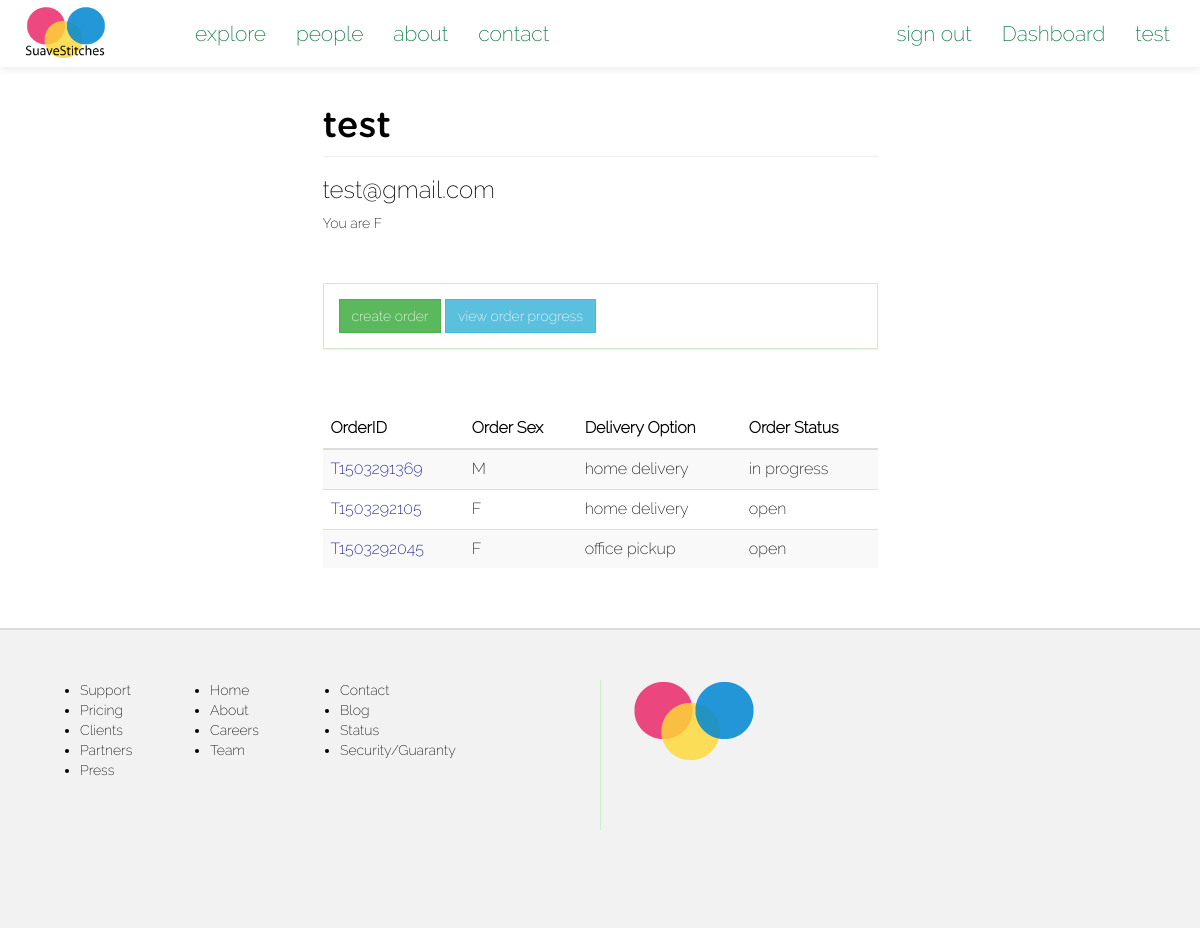
The page /suave/dashboard/ (signed in) on the database as committed earlier.
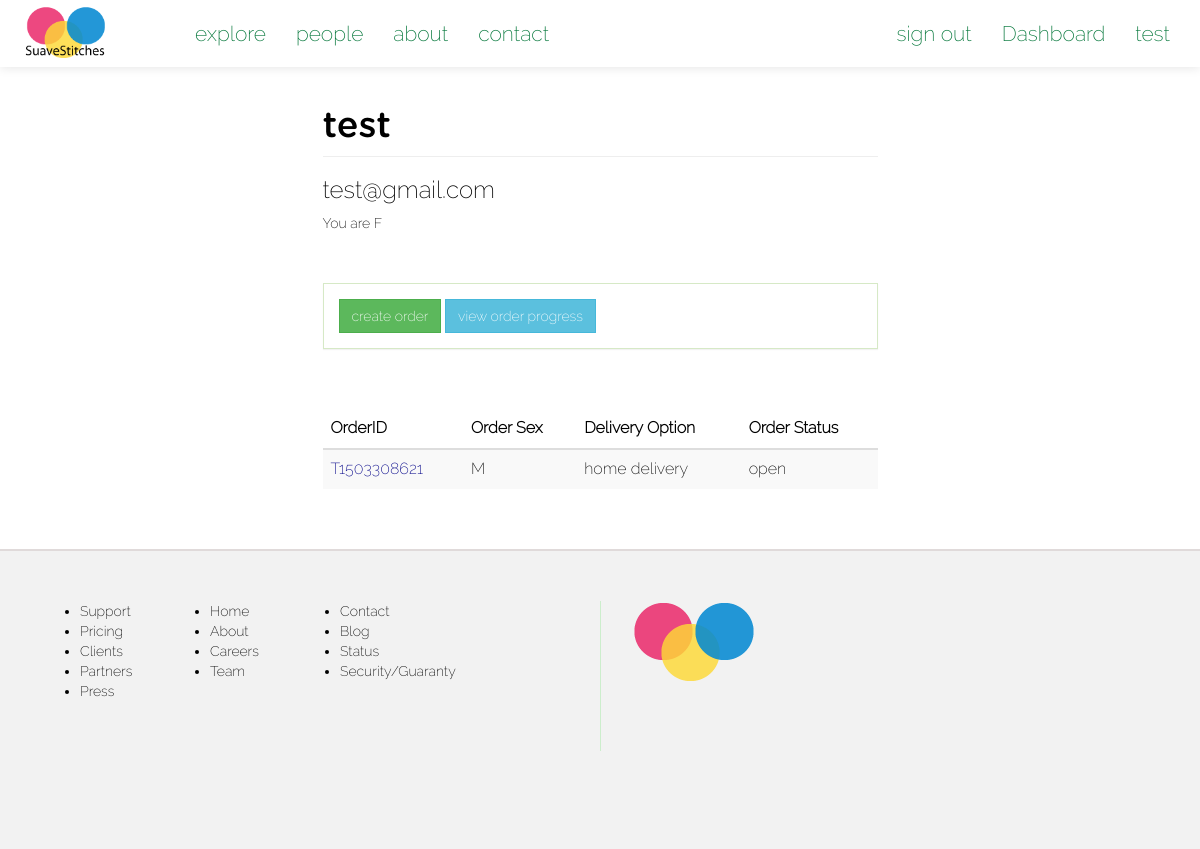
The same page on the database as committed later.
### suave/models.py (models this page shows, shortened)
class Client(models.Model):
	FEMALE = 'F'
	MALE = 'M'
	SEX_CHOICE = (
		(FEMALE, 'F'),
		(MALE, 'M'),
	)
	user = models.OneToOneField(User)
	address = models.CharField(max_length=200, null=True)
	preference = models.CharField(max_length=40)
	sex = models.CharField(max_length=2, choices=SEX_CHOICE, default=" ")

class Order(models.Model):
	client = models.ForeignKey(Client, null=True)
	size = models.ForeignKey(Size, null=True)
	sizetable = models.ForeignKey(SizeTable, null=True)
	tailor = models.ForeignKey(Tailor, null=True)
	fabric = models.ForeignKey(Fabric, null=True) #* change to foreign key with Fabric
	main_order_id = models.CharField(max_length=15, null=True)
	details = models.CharField(max_length=250, null=True) #*
	delivery_option = models.CharField(max_length=100, null=True)
	service_option = models.CharField(max_length=100, null=True)
	sex = models.CharField(max_length=2, default=' ')
	status = models.CharField(max_length=20, default='OPEN') #*
	cost = models.IntegerField(default=0000) # final cost of order
	date = models.DateField(auto_now_add=True)

### suave/views.py (the view)
@login_required
def clientDashboard(request):
	context = {}
	context['title'] = 'SuaveStitches Nigeria'
	client = Client.objects.get(user=request.user)
	if request.session['new_user_check'] == 1:
		context['new_user_check'] = True
		request.session['new_user_check'] = 2
	context['orders'] = Order.objects.filter(client=client)
	return render(request, 'i/client/dashboard.html', context)

### suave/templates/i/client/dashboard.html (shortened to what this page needs)
{% extends "i/layout/base.html" %}
{% block main_section %}
	<div class="col-lg-6 col-lg-offset-3">
		<h1 class="page-header">{{ user.username }}</h1>
		<h3>{{ user.email }}</h3>
		<p>You are {{ user.client.sex }}</p>
		<br><br>
		<div class="dashboard-button-panel panel panel-body panel-success">
			<a href="{% url 'suave:createOrder' %}" class="btn btn-success">create order</a>
			<a href="" class="btn btn-info">view order progress</a>
		</div>
		<br><br>
		{% if orders %}
			<table class="table table-striped table-hover">
				<thead>
					<tr>
						<th>OrderID</th>
						<th>Order Sex</th>
						<th>Delivery Option</th>
						<th>Order Status</th>
					</tr>
				</thead>
				<tbody>
					{% for order in orders %}
					<tr>
						<td style="color:#008"><span>{{ order.main_order_id }}</span></td>
						<td>{{ order.sex }}</td>
						<td>{{ order.delivery_option|lower }}</td>
						<td>{{ order.status|lower }}</td>
					</tr>
					{% endfor %}
				</tbody>
			</table>
		{% endif %}
		<br><br>
	</div>
{% endblock %}

### suave/templates/i/layout/base.html (shortened to what this page needs)
<html>
	<head>
		{% load staticfiles %}
		<link rel="stylesheet" type="text/css" href="{% static 'css/style.css' %}">
		<link rel="stylesheet" type="text/css" href="{% static 'fonts/font-awesome/css/font-awesome.min.css' %}">
	</head>
	{% if tailorPage %}
	<body class="tailorPage-color">
	{% else %}
	<body>
	{% endif %}
	{% if tailorPage %}
		<nav class="navbar navbar-default" role="navigation" style="background:#B2EBF2">
	{% else %}
		<nav class="navbar navbar-default" role="navigation">
	{% endif %}
			<div class="container">
				<div class="row">
					<div class="navbar-header">
						<div id="header">
							<a class="navbar-brand" href="/suave">
								<img src="{% static 'img/my_logo_1.png' %}">
							</a>
						</div>
					</div>
					<div class="collapse navbar-collapse navbar-ex1-collapse">
						<ul class="nav navbar-nav navbar-left">
							<li class=""><a href style="background:#">explore</a></li>
							<li class=""><a href="{% url 'suave:tailorHome' %}">people</a></li>
							<li class=""><a >about</a></li>
							<li class=""><a >contact</a></li>
						</ul>
						<ul class="nav navbar-nav navbar-right">
							{% if user.is_authenticated %}
							<li><a href="{% url 'suave:signout' %}" class="">sign out</a></li>
								{% if user.tailor.rate %}
									<li><a href="{% url 'suave:tailorDashboard' %}" class="">Dashboard</a></li>
								{% else %}
									<li><a href="{% url 'suave:clientDashboard' %}" class="">Dashboard</a></li>
								{% endif %}
							<li><a class="">{{user}}</a></li>
							{% else %}
							<li><a role="button" class="" data-toggle="modal" data-target=".bs-example-modal-sm">sign in</a></li>
							{% endif %}
						</ul>
					</div>
				</div>
			</div>
		</nav>
		<div class="container">
			<div class="row">
					{% block main_section %}
					{% endblock %}
			</div>
		</div>
		<div class="footer">
			<div class="col-lg-6 footer-left">
				<ul class="col-sm-3">
					<li>Support</li>
					<li>Pricing</li>
					<li>Clients</li>
					<li>Partners</li>
					<li>Press</li>
				</ul>
				<ul class="col-sm-3">
					<li>Home</li>
					<li>About</li>
					<li>Careers</li>
					<li>Team</li>
				</ul>
				<ul class="col-sm-3">
					<li>Contact</li>
					<li>Blog</li>
					<li>Status</li>
					<li>Security/Guaranty</li>
				</ul>
			</div>
			<div class="col-lg-6 footer-right">
				<img src="{% static 'img/my_logo.png' %}">
			</div>
		</div>
	</body>
</html>

### suave/static/css/style.css (style rules this page uses)
a { text-decoration: none; }
#header img { width: 65%; }
.navbar { background-repeat: no-repeat; border-bottom: 1px solid #178ACC; box-shadow: 0px 1px 10px rgba(0, 0, 0, 0.1); border-radius: 0px; margin-bottom: 0px; }
.navbar-default { background: #fff; border-color: #fff; }
.navbar-default .navbar-brand, .navbar-default .navbar-brand:hover, .navbar-default .navbar-brand:focus, .navbar-default .navbar-nav > li > a { color: #007538; font-size: 1.5em; }
.navbar-default .navbar-nav > li > a { line-height: 35px; }
.footer { min-height: 300px; background: #f2f2f2; padding: 50px; border-top: 2px #e0dada solid; }
.footer-right { height: 150px; border-left: 1px #cec solid; }
#header { margin: -10px auto auto auto; }
* { -webkit-border-radius: 0 !important; -moz-border-radius: 0 !important; -ms-border-radius: 0 !important; border-radius: 0 !important; }
.page-header { font-family: 'GothamRoundedMedium'; }
body { color: #000; font-family: weblysleek, arial; }

Rows that differ between the two databases and show on the page:
removed Order: main_order_id "T1503291369", sex "M", delivery_option "home delivery", status "in progress"
removed Order: main_order_id "T1503292105", sex "F", delivery_option "home delivery", status "open"
removed Order: main_order_id "T1503292045", sex "F", delivery_option "office pickup", status "open"
added Order: main_order_id "T1503308621", sex "M", delivery_option "home delivery", status "open"
